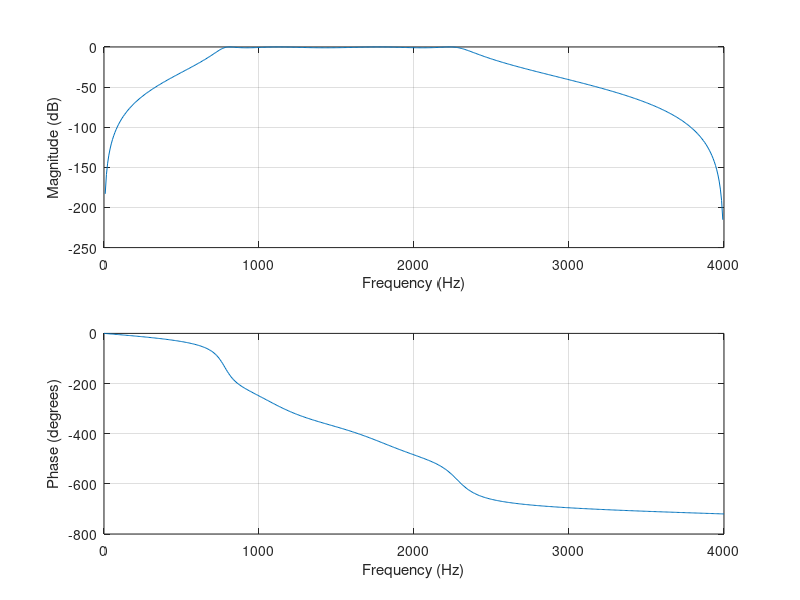

Source code (MATLAB):
clc 
clear all;
close all;
T = 1;
%Assuming Sampling Frequency (Fs) = 20kHz
%According to question, fpass = 2kHz, fstop = 8kHz, wpass = 0.2*pi, wstop = 0.8pi

[a,b] = cheby1(4,1,[0.2*pi 0.8*pi],'s');          % Bandpass Chebyshev Type I
figure(1)
[ad, bd] = bilinear(a, b, T);
freqz(ad,bd,512,8000);
